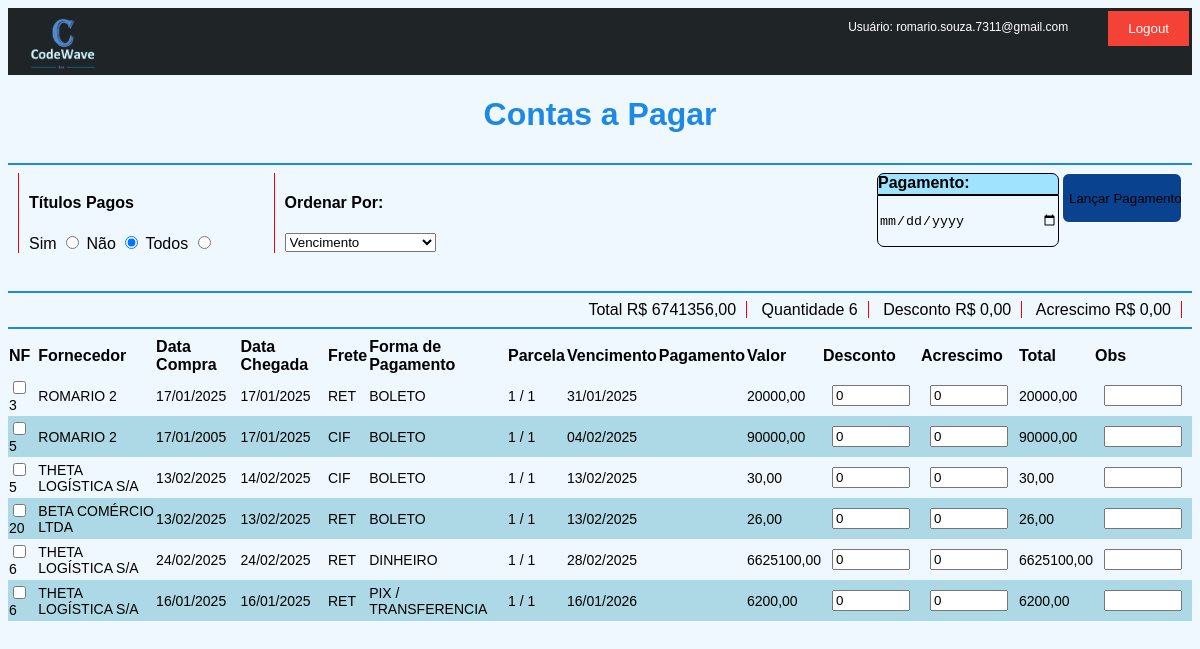
The page /contas_pagar (signed in) on the database its author committed.
### loja/models.py (models this page shows, shortened)
class Contas_a_pagar(models.Model):
    os = models.DecimalField(max_digits=100, decimal_places=0, default=0)
    nf = models.IntegerField(null=True, blank=True)
    data_finalizacao =  models.DateTimeField(default=datetime.now)
    parcela = models.CharField(max_length=10)
    forma_pg = models.CharField(max_length=10)
    fornecedor = models.ForeignKey(Fornecedor, null=True, blank=True, on_delete=models.SET_NULL)
    valor = models.DecimalField(max_digits=10, decimal_places=2, default=0)
    vencimento = models.DateTimeField(null=False, blank=False)
    obs = models.CharField(max_length=50)
    data_pg = models.DateField(null=True, blank=True)
    desconto = models.DecimalField(max_digits=10, decimal_places=2, default=0)
    acrescimo = models.DecimalField(max_digits=10, decimal_places=2, default=0)
    total = models.DecimalField(max_digits=10, decimal_places=2, default=0)
    data_compra = models.DateField(null=True, blank=True)  # Data da compra
    data_chegada = models.DateField(null=True, blank=True)  # Data de chegada do produto
    frete = models.CharField(max_length=3, null=True, blank=True) # Frete CIF ou FOB ou RET(Retirada)
    usuario = models.CharField(max_length=20, null=True, blank=True, default="")

class Fornecedor(models.Model):
    nome = models.CharField(max_length=30)
    cpf_cnpj = models.CharField(max_length=14, unique=True)
    endereco = models.CharField(max_length=100,null=True, blank=True)
    telefone = models.CharField(max_length=16)
    whatsapp = models.CharField(max_length=16)
    email = models.EmailField()
    obs = models.CharField(max_length=300, null=True, blank=True)
    data_cadastro = models.DateField(default=date.today)

### loja/views.py (the view, shortened to what this page needs)
# urls.py: path('contas_pagar', contas_pagar, name="contas_pagar"),
@login_required(login_url='/')
def contas_pagar(request):
    nome_usuario = request.user.username
    dados = request.POST.dict()
    filtro = 'nao'
    ordenar_por = 'vencimento'
    if request.method == "POST":
        filtro = dados.get('titulos_pg', 'nao')
        ordenar_por = dados.get('ordenar_por', 'vencimento')
    compras = Contas_a_pagar.objects.all()
    if filtro == "nao":
        compras = compras.filter(data_pg__isnull=True)
    elif filtro == "sim":
        compras = compras.filter(data_pg__isnull=False)
    compras = compras.order_by(ordenar_por)
    total_compra = compras.aggregate(total=Sum('total'))['total'] or 0
    quant_compra = compras.count()
    desconto_geral = compras.aggregate(desconto=Sum('desconto'))['desconto'] or 0
    acrescimo_geral = compras.aggregate(acrescimo=Sum('acrescimo'))['acrescimo'] or 0
    context = {'filtro':filtro,'ordenar_por':ordenar_por, 'nome_usuario':nome_usuario,
                'total_compra':total_compra,'quant_compra':quant_compra,'desconto_geral':desconto_geral,'acrescimo_geral':acrescimo_geral,
                'compras':compras}
    return render(request, "contas_a_pagar.html", context)

### loja/templates/contas_a_pagar.html (shortened to what this page needs)
{% extends 'base.html' %} {% load static %} {% block body %}
<h1>Contas a Pagar</h1>
<hr>
 <form id="filtroForm" method="POST" action="{% url 'contas_pagar' %}" >
  <div style="display: flex;">
    <div class="bloco_filtro">
      <div class="itens_bloco_filtro">
        <h4>Títulos Pagos</h4>
        <label for="sim">Sim</label>
        <input type="radio" name="titulos_pg" value="sim" onchange="this.form.submit()" {% if filtro == 'sim' %} checked {% endif %} />
        <label for="nao">Não</label>
        <input type="radio" name="titulos_pg" value="nao" onchange="this.form.submit()" {% if filtro == 'nao' %} checked {% endif %} />
        <label for="todos">Todos</label>
        <input type="radio" name="titulos_pg" value="todos" onchange="this.form.submit()" {% if filtro == 'todos' %} checked {% endif %} />
      </div>
    </div>
    <div class="bloco_filtro">
      <div class="itens_bloco_filtro">
        <h4>Ordenar Por:</h4>
        <select name="ordenar_por" onchange="this.form.submit()">
          <option value="vencimento" {% if ordenar_por == 'vencimento' %} selected {% endif %}>Vencimento</option>
        </select>
      </div>
    </div>
  </div>
</form>
<form method="POST" action="{% url 'contas_pagar' %}">
  <div style="display: flex;justify-content: flex-end; margin-top: -100px;">
    <div class="caixas_barra_pesquisa_total">
      <h4 class="nome_caixa_item_parcelas" style="border: 1px solid black; color: black;">Pagamento:</h4>
      <input class="caixa2_parcelas widht_data" required name="pagamento" type="date" style="border: 1px solid black;">
    </div>
    <div style="margin: 0 10px 0 20px;">
      <input class="butao_servico" type="submit" name="acao" value="Lançar Pagamento">
    </div>
  </div>
  <hr>
  <div style="text-align: right;">
    <label>Total</label>
    <label class="resumo_contas_pag_rec">R$ {{ total_compra|floatformat:2 }}</label>
    <label>Quantidade</label>
    <label class="resumo_contas_pag_rec">{{ quant_compra }}</label>
    <label>Desconto</label>
    <label class="resumo_contas_pag_rec">R$ {{ desconto_geral|floatformat:2 }}</label>
    <label>Acrescimo</label>
    <label class="resumo_contas_pag_rec">R$ {{ acrescimo_geral|floatformat:2 }}</label>
  </div>
  <hr />
  <table>
    <thead>
      <tr>
        <th>NF</th>
        <th>Fornecedor</th>
        <th>Data Compra</th>
        <th>Data Chegada</th>
        <th>Frete</th>
        <th>Forma de Pagamento</th>
        <th>Parcela</th>
        <th>Vencimento</th>
        <th>Pagamento</th>
        <th>Valor</th>
        <th>Desconto</th>
        <th>Acrescimo</th>
        <th>Total</th>
        <th>Obs</th>
      </tr>
    </thead>
    <tbody>
      {% for item in compras %}
      <tr>
        <th><input type="checkbox" name="compra{{ item.id }}" value={{item.id}} class="selecionar">{{ item.nf }}</th>
        <th>{{ item.fornecedor.nome }}</th>
        <th>{{ item.data_compra|date:"d/m/Y" }}</th>
        <th>{{ item.data_chegada|date:"d/m/Y" }}</th>
        <th>{{ item.frete }}</th>
        <th>{{ item.forma_pg }}</th>
        <th>{{ item.parcela }}</th>
        <th>{{ item.vencimento|date:"d/m/Y" }}</th>
        <th>{{ item.data_pg|date:"d/m/Y" }}</th>
        <th>{{ item.valor }}</th>
        {% if item.data_pg %}
          <td>{{item.acrescimo|floatformat:2}}</td>
          <td>{{item.desconto|floatformat:2}}</td>
        {% else %}
          <td><input style="width: 70px;" name="acrescimo{{item.id}}" value="0"></td>
          <td><input style="width: 70px;" name="desconto{{item.id}}" value="0"></td>
        {% endif %}
        <th>{{ item.total }}</th>
        {% if item.data_pg %}
          <td>{{item.obs}}</td>
        {% else %}
          <td><input style="width: 70px;" name="obs{{item.id}}"></td>
        {% endif %}
      </tr>
      {% endfor %}
    </tbody>
  </table>
</form>
{% endblock %}

### loja/templates/base.html (shortened to what this page needs)
{% load static %}
<!DOCTYPE html>
<html lang="pt-br">
  <head>
    <link rel="stylesheet" type="text/css" href="{% static 'css/main.css' %}" />
  </head>
  <body>
    <div class="espaco_logo">
      <a class="imagem_logo" href="{% url 'menu' %}">
        <img src="{% static 'imagens/logo.jpeg' %}" alt="Logo" width="70px" />
      </a>
      <p class="nome_do_usuario">Usuário: {{ nome_usuario }}</p>
      <form method="POST" action="{% url 'logout' %}">
        <button class="btn-logout" type="submit">Logout</button>
      </form>
    </div>
    {% block body %} {% endblock %}
  </body>
</html>

### static/css/main.css (style rules this page uses)
.butao_servico { width: 120px; height: 50px; border-radius: 7px; background-color: #09428e; border: 1px solid white; }
tbody th { font-weight: normal; font-family: Arial, sans-serif; font-size: 14px; }
tbody td { font-weight: normal; font-family: Arial, sans-serif; font-size: 14px; }
table { width: 100%; border-collapse: collapse; }
th, td { text-align: left; }
tr:nth-child(even) { background-color: #add8e6; }
.bloco_filtro { margin: 0 50px 20px 10px; border-left: 1px solid rgb(248, 3, 3); }
.itens_bloco_filtro { margin: 0 0 0 10px; }
body { font-family: Arial, sans-serif; background-color: #f0f8ff; }
h1 { text-align: center; color: #1e88e5; }
hr { border: 1px solid #1e88e5; }
td { padding: 10px; }
.espaco_logo { display: flex; background-color: rgba(1, 5, 8, 0.871); width: 100%; margin: 0 0 5px 0; }
.imagem_logo { margin: 0 0 0 20px; }
.nome_do_usuario { color: #ffffff; margin-left: auto; padding: 0 40px 0 0; font-size: 12px; }
.resumo_contas_pag_rec { border-right: 1px solid red; margin: 0 10px 0 0; padding: 0 10px 0 0; }
.btn-logout { background-color: #f44336; color: white; border: none; padding: 10px 20px; cursor: pointer; margin: 3px 3px 0 0; }
.butao_servico { margin: 0 0 0 -5px; }
.caixas_barra_pesquisa_total { width: 120px; height: 100px; margin: 0 50px 10px 20px; border: 0; gap: 30px; }
.nome_caixa_item_parcelas { color: rgb(255, 255, 255); background-color: rgba(0, 183, 255, 0.336); border-radius: 7px 7px 0 0; height: 20px; width: 180px; margin: 0; }
.caixa2_parcelas { border: 0; width: 146.5%; height: 50px; border-radius: 0 0 7px 7px; background-color: aliceblue; margin-top: 0; }
.widht_data { width: 179px; }

### rows shown on the page
Contas_a_pagar: nf "3", fornecedor.nome "ROMARIO 2", data_compra "17/01/2025", data_chegada "17/01/2025", frete "RET", forma_pg "BOLETO", parcela "1 / 1", vencimento "31/01/2025", valor "20000,00", total "20000,00"
Contas_a_pagar: nf "5", fornecedor.nome "ROMARIO 2", data_compra "17/01/2005", data_chegada "17/01/2025", frete "CIF", forma_pg "BOLETO", parcela "1 / 1", vencimento "04/02/2025", valor "90000,00", total "90000,00"
Contas_a_pagar: nf "5", fornecedor.nome "THETA LOGÍSTICA S/A", data_compra "13/02/2025", data_chegada "14/02/2025", frete "CIF", forma_pg "BOLETO", parcela "1 / 1", vencimento "13/02/2025", valor "30,00", total "30,00"
Contas_a_pagar: nf "20", fornecedor.nome "BETA COMÉRCIO LTDA", data_compra "13/02/2025", data_chegada "13/02/2025", frete "RET", forma_pg "BOLETO", parcela "1 / 1", vencimento "13/02/2025", valor "26,00", total "26,00"
Contas_a_pagar: nf "6", fornecedor.nome "THETA LOGÍSTICA S/A", data_compra "24/02/2025", data_chegada "24/02/2025", frete "RET", forma_pg "DINHEIRO", parcela "1 / 1", vencimento "28/02/2025", valor "6625100,00", total "6625100,00"
Contas_a_pagar: nf "6", fornecedor.nome "THETA LOGÍSTICA S/A", data_compra "16/01/2025", data_chegada "16/01/2025", frete "RET", forma_pg "PIX / TRANSFERENCIA", parcela "1 / 1", vencimento "16/01/2026", valor "6200,00", total "6200,00"

### other values the page prints
{{ nome_usuario }} "romario.souza.7311@gmail.com"
{{ total_compra|floatformat:2 }} "6741356,00"
{{ quant_compra }} "6"
{{ desconto_geral|floatformat:2 }} "0,00"
{{ acrescimo_geral|floatformat:2 }} "0,00"
